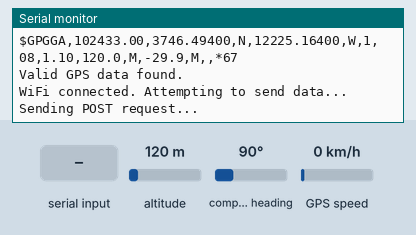
This sketch was run on a simulated ESP32. On the bench: the last lines printed to the serial monitor. The test bench sets the inputs (shaded band); at power-on: compass heading 90°, altitude 120 m, GPS speed 0 km/h. WiFi joins after 1.5 s; servers stay silent unless stated; uploads are accepted with an empty reply; the GPS gets a fix after 3 s at 37.7749, -122.4194 with 8 satellites.

Above: at 3.2 s.
3.3 s: compass heading set to 269°
At 3.3 s:
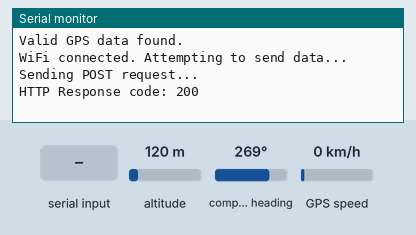
6.9 s: altitude set to 20 m
At 8.06 s:
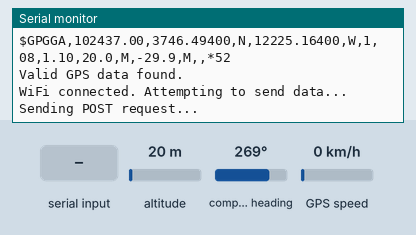
10.6 s: GPS speed set to 30 km/h
At 11.0 s:
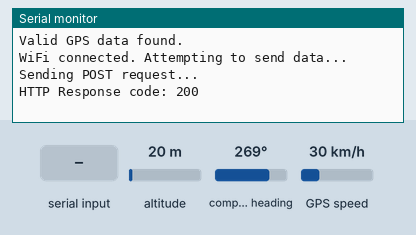
14.2 s: "1" received over the second serial link
15.7 s: altitude set to 250 m
At 16.6 s:
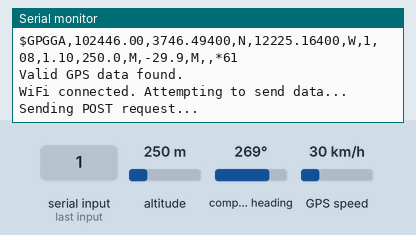

Measured:
- after the input at 6.9 s, the serial monitor: prints a new line after 1.0 s (image 2)
- after the input at 15.7 s, the serial monitor: prints a new line after 0.73 s (image 4)

The sketch:

GPS_w_server.ino
```cpp
#include <WiFi.h>
#include <HTTPClient.h>
#include <TinyGPS++.h>
#include <HardwareSerial.h>

// Replace with your network credentials
const char* ssid = "damla";
const char* password = "123-67-34-32";

//const char* ssid = "SUPERONLINE_WiFi_76AB";
//const char* password = "KC4FUAAKRKHY";

// Python server details
const char* serverUrl = "http://192.168.43.86:5000/update"; // Correct endpoint

// GPS Module
HardwareSerial SerialGPS(1); // Use UART 1 for GPS
TinyGPSPlus gps;

void setup() {
  // Start Serial Monitor
  Serial.begin(115200);

  // Start GPS Serial
  SerialGPS.begin(9600, SERIAL_8N1, 16, 17); // RX=16, TX=17

  // Connect to Wi-Fi
  WiFi.begin(ssid, password);
  while (WiFi.status() != WL_CONNECTED) {
    delay(1000);
    Serial.println("Connecting to WiFi...");
  }
  Serial.println("Connected to WiFi");
}

void loop() {
  // Reconnect if Wi-Fi is disconnected
  if (WiFi.status() != WL_CONNECTED) {
    Serial.println("WiFi disconnected. Reconnecting...");
    WiFi.begin(ssid, password);
    delay(5000); // Wait for reconnection
  }

  // Process GPS data
  while (SerialGPS.available() > 0) {
    char c = SerialGPS.read();
    Serial.write(c);  // Print raw GPS data to Serial Monitor
    gps.encode(c);
  }

  if (gps.location.isValid()) {
    Serial.println("Valid GPS data found.");
    // Prepare GPS data as JSON
    String gpsJson = "{\"latitude\":" + String(gps.location.lat(), 6) +
                     ",\"longitude\":" + String(gps.location.lng(), 6) +
                     ",\"altitude\":" + String(gps.altitude.meters()) +
                     ",\"speed\":" + String(gps.speed.kmph()) +
                     ",\"satellites\":" + String(gps.satellites.value()) + "}";

    // Send GPS data to the Python server
    sendDataToServer(gpsJson);
  } else {
    Serial.println("\nWaiting for valid GPS data...");
  }

  delay(1000); // Send data every 5 seconds
}

void sendDataToServer(String data) {
  if (WiFi.status() == WL_CONNECTED) {
    Serial.println("WiFi connected. Attempting to send data...");

    HTTPClient http;
    http.begin(serverUrl);
    http.addHeader("Content-Type", "application/json");

    Serial.println("Sending POST request...");
    int httpResponseCode = http.POST(data);

    if (httpResponseCode > 0) {
      Serial.print("HTTP Response code: ");
      Serial.println(httpResponseCode);
    } else {
      Serial.print("Error sending data. HTTP Response code: ");
      Serial.println(httpResponseCode);
      Serial.print("Error details: ");
      Serial.println(http.errorToString(httpResponseCode).c_str());
    }
    http.end();
  } else {
    Serial.println("WiFi disconnected. Cannot send data.");
  }
}
```
